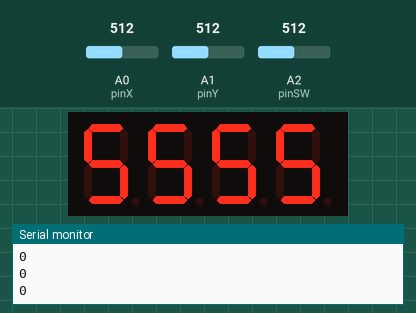
Recording of a sketch running on a simulated Arduino Uno, built with avr-gcc and run on an emulated ATmega328P. Parts: 4-digit seven-segment display, the last lines printed to the serial monitor. Wiring (inferred from the names in the program): 4-digit 7-segment display, segments lit when HIGH: segments pin 12, pin 8, pin 5, pin 3, pin 2, pin 11, pin 6, pin 4; digit selects pin 7, pin 9, pin 10, pin 13. The test bench sets the inputs (shaded band); at power-on: A2 (pinSW) = 512, A1 (pinY) = 512, A0 (pinX) = 512. The segment pins are drawn as the display they are named for.

Above: at 1.2 s.
1.3 s: A2 (pinSW) set to 0
2.8 s: A1 (pinY) set to 290
At 3.18 s:
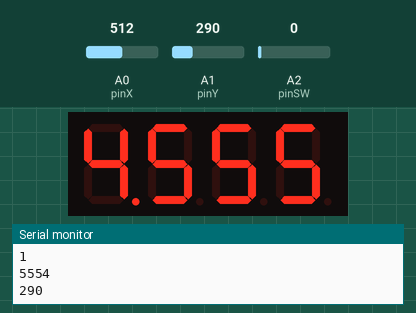

Measured:
- after the input at 2.8 s, the display: first differs from a run without the input after 0.12 s (image 1)

The sketch:

4digit7segmentsControlledWithJoystick.ino
```cpp
const int pinA = 12;
const int pinB = 8;
const int pinC = 5;
const int pinD = 3;
const int pinE = 2;
const int pinF = 11;
const int pinG = 6;
const int pinDP = 4;
const int pinD1 = 7;
const int pinD2 = 9;
const int pinD3 = 10;
const int pinD4 = 13;

const int pinSW = A2;
const int pinX = A0; // A0 - analog pin connected to X output
const int pinY = A1; // A1 - analog pin connected to Y output
int switchValue;
int xValue = 0;
int yValue = 0;
int digitSelected = 0;

int previousDigitBlinkTime = 0;
int currentDigitBlinkTime = 0;
int blinkInterval = 100;
byte digitState = HIGH;

const int segSize = 8;

const int noOfDisplays = 4;
const int noOfDigits = 10;

int dpState = LOW;

int currentDigit = 0;
int currentXState = 0;
int currentYState = 0;
int currentButtonState = 1;

int currentNumber = 5555;


// segments array, similar to before
int segments[segSize] = {
  pinA, pinB, pinC, pinD, pinE, pinF, pinG, pinDP
};
// digits array, to switch between them easily
int digits[noOfDisplays] = {
  pinD1, pinD2, pinD3, pinD4
 };

byte digitMatrix[noOfDigits][segSize - 1] = {
// a  b  c  d  e  f  g
  {1, 1, 1, 1, 1, 1, 0}, // 0
  {0, 1, 1, 0, 0, 0, 0}, // 1
  {1, 1, 0, 1, 1, 0, 1}, // 2
  {1, 1, 1, 1, 0, 0, 1}, // 3
  {0, 1, 1, 0, 0, 1, 1}, // 4
  {1, 0, 1, 1, 0, 1, 1}, // 5
  {1, 0, 1, 1, 1, 1, 1}, // 6
  {1, 1, 1, 0, 0, 0, 0}, // 7
  {1, 1, 1, 1, 1, 1, 1}, // 8
  {1, 1, 1, 1, 0, 1, 1}  // 9
};


void displayNumber(byte digit, byte decimalPoint) {
  for (int i = 0; i < segSize - 1; i++)
  {
      digitalWrite(segments[i], digitMatrix[digit][i]);
  }

  // write the decimalPoint to DP pin
  digitalWrite(segments[segSize - 1], decimalPoint);
}

// activate the display no. received as param
void showDigit(int num) {
  for (int i = 0; i < noOfDisplays; i++)
  {
    digitalWrite(digits[i], HIGH);
  }
  if(num == currentDigit)
  {
    if(digitState)
      digitalWrite(digits[num], LOW);
    else
      digitalWrite(digits[num], HIGH);
  }
  else
  {
    digitalWrite(digits[num], LOW);
  }
}

void blinkDigit(int num){
  currentDigitBlinkTime = millis()%1000000;
  if(currentDigitBlinkTime < previousDigitBlinkTime)
  {
    previousDigitBlinkTime -= 1000000;
  }
  if(currentDigitBlinkTime - previousDigitBlinkTime >= blinkInterval)
  {
    previousDigitBlinkTime = currentDigitBlinkTime;
    digitState = !digitState;
  }
}


void setup() {
  for (int i = 0; i < segSize; i++)
  {
  pinMode(segments[i], OUTPUT);
  }
  for (int i = 0; i < noOfDisplays; i++)
  {
  pinMode(digits[i], OUTPUT);
  }
  //pinMode(pinSW, INPUT_PULLUP);
  Serial.begin(9600);
}

void loop() {
  switchValue = analogRead(pinSW);
  xValue = analogRead(pinX);
  yValue = analogRead(pinY);
  if(switchValue == 0 && currentButtonState == 1)
  {
    currentButtonState = 0;
    digitSelected = !digitSelected;
  }
  if(switchValue != 0)
  {
    currentButtonState = 1;
  }
  Serial.println(digitSelected);
  int number;
  int digit;
  int lastDigit;

  digit = 0;
  if(digitSelected == 0)
  {
    if(xValue > 800)
    {
      if(currentXState != -1)
      {
        currentXState = -1;
        currentDigit++;
        if(currentDigit > 3)
          currentDigit = 0;
      }
    }
    else if(xValue < 300)
    {
      if(currentXState != 1)
      {
        currentDigit--;
        if(currentDigit < 0)
          currentDigit = 3;
        currentXState = 1;
      }
    }
    else
    {
      currentXState = 0;
    }
  }
  if(digitSelected == 1)
  {
    Serial.println(currentNumber);
    Serial.println(yValue);
    if(yValue < 300)
    {
      if(currentYState != -1)
      {
        currentYState = -1;
        int copyNumber = currentNumber;
        for(int i = 0; i < currentDigit; i++)
          copyNumber = copyNumber / 10;
        int selectedDigit = copyNumber % 10;
        if(selectedDigit == 0)
          selectedDigit = 9;
        else
          selectedDigit = -1;
        for(int i = 0; i < currentDigit; i++)
          selectedDigit *= 10;
        currentNumber += selectedDigit;
      }
    }
    else if(yValue > 800)
    {
      if(currentYState != 1)
      {
        currentYState = 1;
        int copyNumber = currentNumber;
        for(int i = 0; i < currentDigit; i++)
          copyNumber = copyNumber / 10;
        int selectedDigit = copyNumber % 10;
        if(selectedDigit == 9)
          selectedDigit = -9;
        else
          selectedDigit = 1;
        for(int i = 0; i < currentDigit; i++)
          selectedDigit *= 10;
        currentNumber += selectedDigit;
      }
    }
    else
    {
      currentYState = 0;
    }
  }
  int count = 0;
  //Serial.println(currentDigit);
  number = currentNumber;
  while (number != 0) {
    count++;
  lastDigit = number % 10;  // get the last digit
  showDigit(digit);
  if(digit == currentDigit)
    displayNumber(lastDigit, digitSelected);
  else
    displayNumber(lastDigit, LOW);
  blinkDigit(currentDigit);
  // increase this delay to see multiplexing in action. At about 100 it becomes obvious
  delay(5);
  digit++;            // move to next display
  number = number / 10;
  }
  for(int i = count; i < 4; i++)
  {
    lastDigit = 0;
    showDigit(digit);
  if(digit == currentDigit)
    displayNumber(lastDigit, digitSelected);
  else
    displayNumber(lastDigit, LOW);
  blinkDigit(currentDigit);
  // increase this delay to see multiplexing in action. At about 100 it becomes obvious
  delay(5);
  digit++;
  }
}
```
